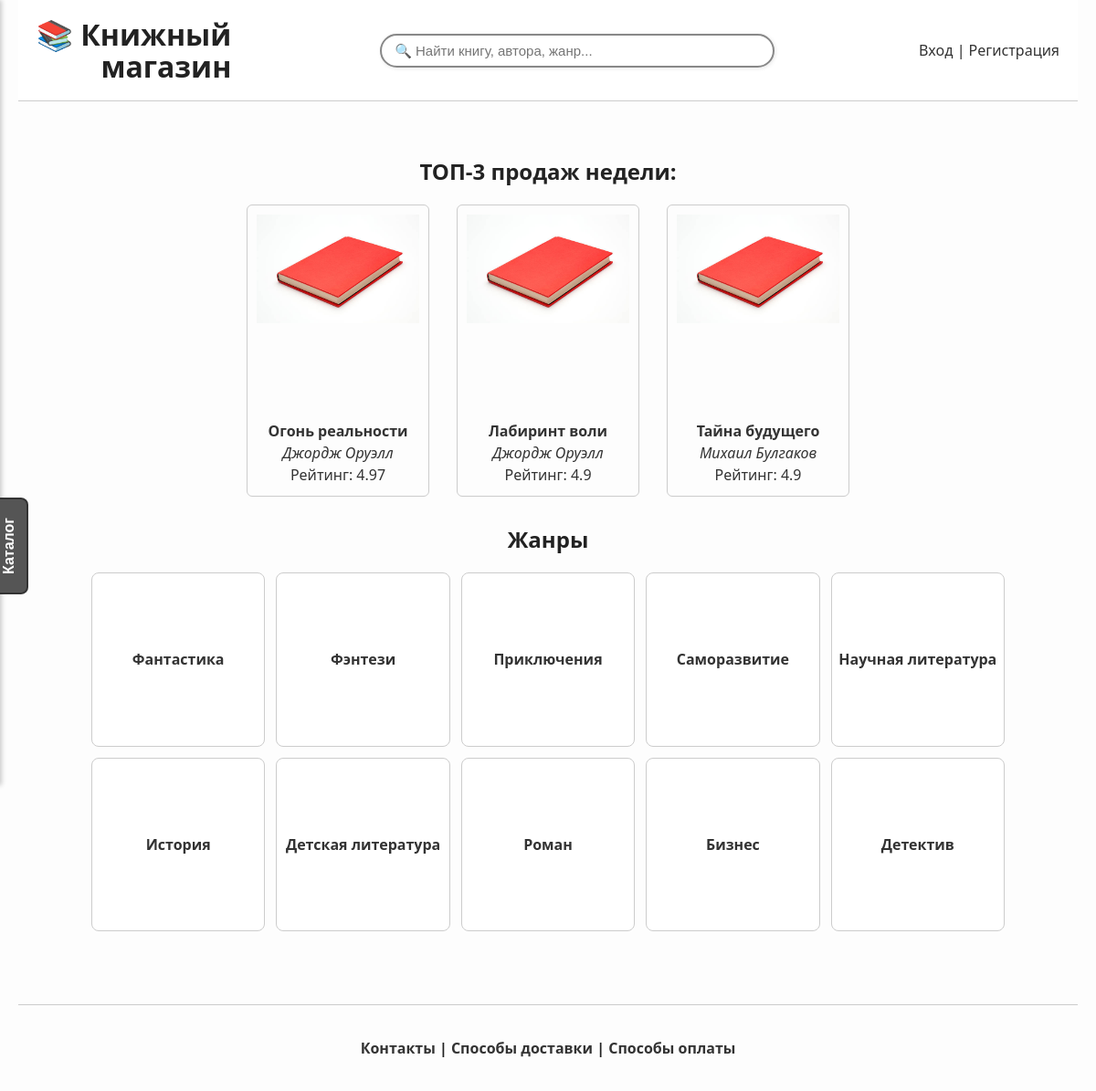
The app's page /, older data.
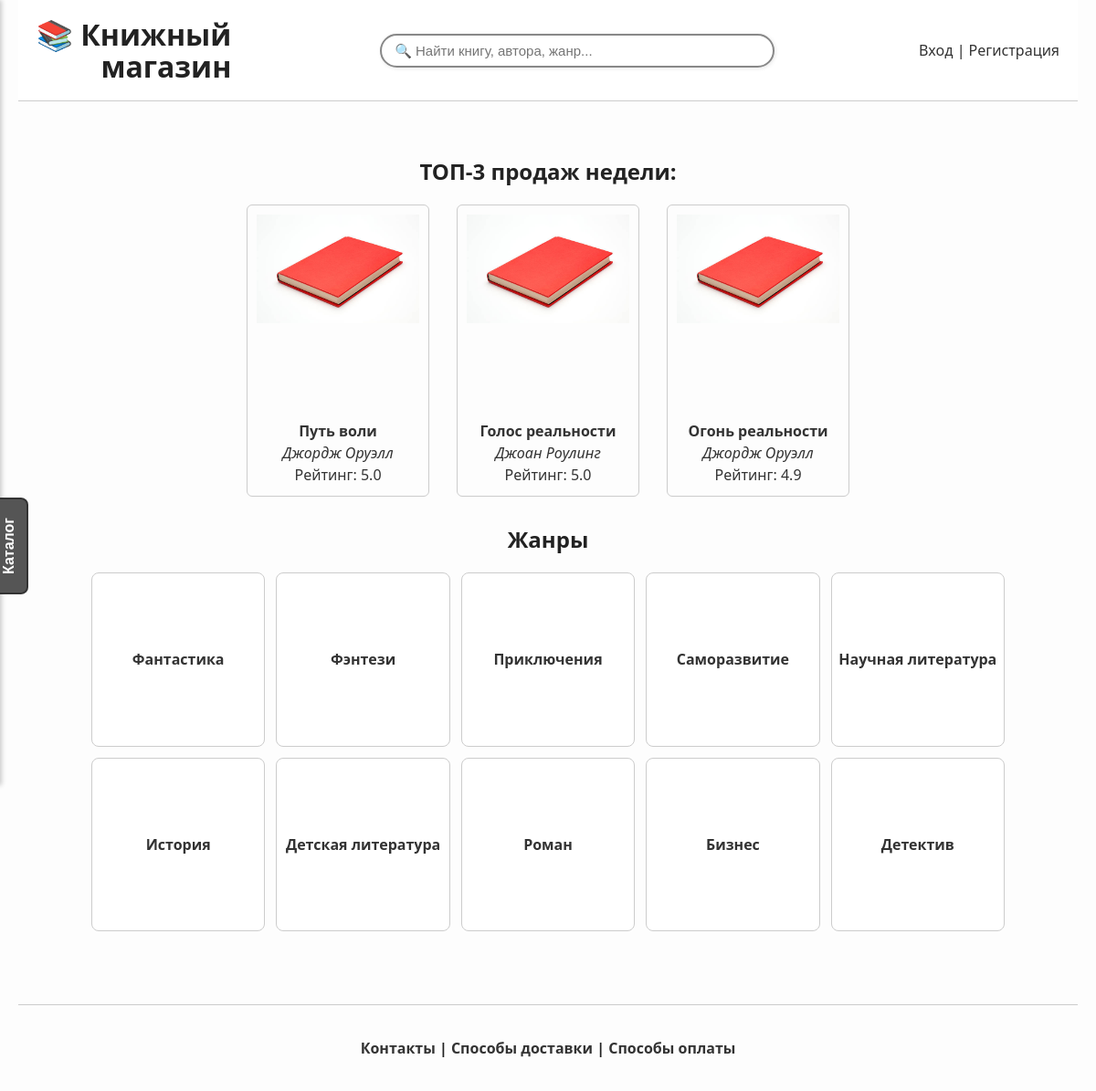
The same page, newer data.
### app/models.py (models this page shows)
class Book(db.Model):
    id = db.Column(db.Integer, primary_key=True)
    title = db.Column(db.String(120))
    author = db.Column(db.String(120))
    year = db.Column(db.Integer)
    price = db.Column(db.Float)
    genre = db.Column(db.String(100))
    category = db.Column(db.String(100))
    cover = db.Column(db.String(255))
    description = db.Column(db.Text)
    rating = db.Column(db.Float)

### app/routes/book_routes.py (the view)
    @app.route('/')
    def index():
        query = request.args.get('q', '').strip()
        if query:
            books = Book.query.filter(
                Book.title.ilike(f"%{query}%") | Book.author.ilike(f"%{query}%")
            ).all()
        else:
            books = Book.query.all()
        top_books = Book.query.order_by(Book.rating.desc()).limit(3).all()
        return render_template('index.html', books=books, top_books=top_books)

### app/templates/index.html (shortened to what this page needs)
{% extends 'base.html' %}
{% block content %}
<div id="main-content" style="padding: 20px;">
    <div class="top3-wrapper">
        <h2 class="top3-heading">ТОП-3 продаж недели:</h2>
        <div class="top3-books">
            {% for book in top_books %}
            <a href="{{ url_for('book_detail', book_id=book.id) }}" class="book-card">
                <div>
                    <img src="{{ url_for('static', filename='covers/book_cover.jpg') }}" alt="Обложка">
                    <div class="book-info">
                        <strong>{{ book.title }}</strong>
                        <em>{{ book.author }}</em>
                        <span>Рейтинг: {{ book.rating }}</span>
                    </div>
                </div>
            </a>
            {% endfor %}
        </div>
    </div>
    <h2 style="text-align: center;">Жанры</h2>
    <div class="genre-grid">
        {% for genre in genres[:10] %}
        <a href="{{ url_for('books_by_genre', genre_name=genre) }}" class="genre-tile">
            {{ genre }}
        </a>
        {% endfor %}
    </div>
</div>
{% endblock %}

### app/templates/base.html (shortened to what this page needs)
<!DOCTYPE html>
<html lang="ru">
<head>
        <link rel="stylesheet" href="{{ url_for('static', filename='styles.css') }}">
</head>
<body>
<div class="wrapper">
<header style="padding: 20px;">
    <div style="
        display: flex;
        flex-wrap: wrap;
        align-items: center;
        justify-content: space-between;
        gap: 20px;
    ">
        <div style="flex-shrink: 0;">
            <a href="{{ url_for('index') }}" style="text-decoration: none; color: inherit;">
                <h1 style="margin: 0; line-height: 1.1; white-space: nowrap; text-align: right;">
                    📚 Книжный<br>магазин
                </h1>
            </a>
        </div>
        <div style="
            display: flex;
            flex: 1;
            min-width: 250px;
            flex-wrap: wrap;
            justify-content: flex-end;
            align-items: center;
            gap: 15px;
        ">
            <form action="{{ url_for('search') }}" method="get" style="
                flex: 1;
                min-width: 200px;
                display: flex;
                justify-content: center;
            ">
                <input type="text" name="q"
                    placeholder="🔍 Найти книгу, автора, жанр..."
                    value="{{ request.args.get('q', '') }}"
                    style="
                        width: 100%;
                        max-width: 400px;
                        padding: 8px 14px;
                        border: 2px solid #888;
                        border-radius: 25px;
                        font-size: 15px;
                        box-shadow: 1px 1px 4px rgba(0,0,0,0.1);
                        transition: 0.3s ease;
                    "
                    onfocus="this.style.borderColor='#444'; this.style.boxShadow='0 0 8px rgba(0,0,0,0.2)'"
                    onblur="this.style.borderColor='#888'; this.style.boxShadow='1px 1px 4px rgba(0,0,0,0.1)'">
            </form>
            <div style="white-space: nowrap;">
                {% if current_user.is_authenticated %}
                    <a href="{{ url_for('profile') }}"><strong>{{ current_user.first_name }}</strong></a> |
                    <a href="{{ url_for('view_cart') }}">Корзина</a> |
                    <a href="{{ url_for('logout') }}">Выйти</a>
                {% else %}
                    <a href="{{ url_for('login') }}">Вход</a> |
                    <a href="{{ url_for('register') }}">Регистрация</a>
                {% endif %}
            </div>
        </div>
    </div>
</header>
<button onclick="toggleSidebar()" id="catalog-button">Каталог</button>
<div class="container">
    <main class="main-content">
        {% block content %}{% endblock %}
    </main>
</div>
<footer>
    <div class="footer-inner">
        <p>
            <a href="{{ url_for('contacts') }}">Контакты</a> |
            <a href="{{ url_for('delivery') }}">Способы доставки</a> |
            <a href="{{ url_for('payment') }}">Способы оплаты</a>
        </p>
    </div>
</footer>
</div>
</body>
</html>

### app/static/styles.css (style rules this page uses)
html, body { height: 100%; margin: 0; padding: 0; font-family: 'Segoe UI', Tahoma, Geneva, Verdana, sans-serif; background-color: #fdfdfd; color: #222; }
.wrapper { display: flex; flex-direction: column; min-height: 100vh; max-width: 1200px; margin: 0 auto; padding: 0 20px; }
header { background-color: white; border-bottom: 1px solid #ccc; padding: 20px; }
footer { padding: 20px 0; width: 100%; font-weight: bold; border-top: 1px solid #ccc; }
footer a { font-weight: bold; }
.footer-inner { max-width: 100%; margin: 0 auto; padding: 0 20px; text-align: center; }
.container { flex: 1; display: flex; flex-direction: column; gap: 20px; }
.main-content { flex: 1; padding: 20px 0; }
.book-card { display: block; text-decoration: none; color: inherit; }
.book-info { margin-top: 8px; color: #333; }
.top3-wrapper { text-align: center; margin: 0 auto 30px auto; padding: 0 15px; max-width: 1000px; }
.top3-heading { margin-bottom: 20px; font-size: 24px; font-weight: bold; }
.top3-books { display: flex; justify-content: center; gap: 30px; flex-wrap: wrap; }
.top3-books a > div { padding: 10px; border: 1px solid #ccc; border-radius: 6px; box-sizing: border-box; width: max-content; min-width: 140px; max-width: 200px; height: 320px; display: flex; flex-direction: column; justify-content: space-between; align-items: center; text-align: center; transition: transform 0.2s ease, box-shadow 0.2s ease; }
.top3-books a img { width: 100%; height: auto; max-height: 180px; object-fit: cover; display: block; }
.genre-grid { display: grid; grid-template-columns: repeat(5, 1fr); grid-template-rows: repeat(2, 1fr); gap: 12px; max-width: 1000px; margin: 0 auto 40px auto; padding: 0 10px; text-align: center; }
.genre-tile { display: flex; justify-content: center; align-items: center; aspect-ratio: 1 / 1; background: #fff; border: 1px solid #ccc; border-radius: 8px; text-decoration: none; color: #333; font-weight: bold; transition: transform 0.2s ease, box-shadow 0.2s ease, background-color 0.2s ease; }
#catalog-button { position: fixed; top: 50%; left: 10px; transform: translate(-50%, -50%) rotate(-90deg); transform-origin: center; padding: 10px 20px; font-size: 16px; font-weight: bold; border: 2px solid #333; border-radius: 8px; cursor: pointer; z-index: 2000; background-color: #555; }
.book-info { margin-top: 10px; word-break: break-word; }
.book-info strong, .book-info em, .book-info span { display: block; margin: 2px 0; }
a { color: #333; text-decoration: none; }
button { padding: 10px 18px; border: none; border-radius: 6px; background-color: #333; color: white; cursor: pointer; font-weight: bold; transition: background-color 0.2s ease; }

Row changes from the older to the newer data that the page shows:
no longer on this page (row unchanged): Book: title "Лабиринт воли", author "Джордж Оруэлл", rating "4.9"
no longer on this page (row unchanged): Book: title "Тайна будущего", author "Михаил Булгаков", rating "4.9"
now on this page (row edited): Book: title "Путь воли", author "Джордж Оруэлл", rating "5.0"
now on this page (row edited): Book: title "Голос реальности", author "Джоан Роулинг", rating "5.0"
changed Book "Огонь реальности": rating "4.97" → "4.9"
